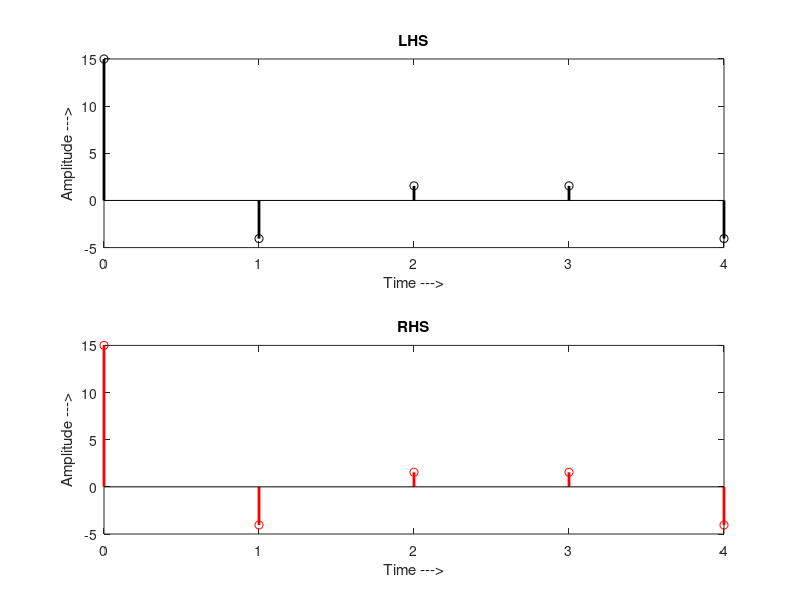

MATLAB code for this plot:
% shifting property of DFT
clc
clear
close all

x = [1 2 3 4 5];
n = [0 1 2 3 4];

N = length(n);
l = -1;
xa = circshift(x,l);

Xk = fft(xa,N);
LHS = Xk;
RHS = fft(x,N) .* exp((-1i*(2*pi/N).*n*l));

subplot(2,1,1);
stem(n,real(LHS),'k','LineWidth',2);
title 'LHS'
xlabel 'Time --->';
ylabel 'Amplitude --->';

subplot(2,1,2);
stem(n,real(RHS),'r','LineWidth',2);
title 'RHS'
xlabel 'Time --->';
ylabel 'Amplitude --->';